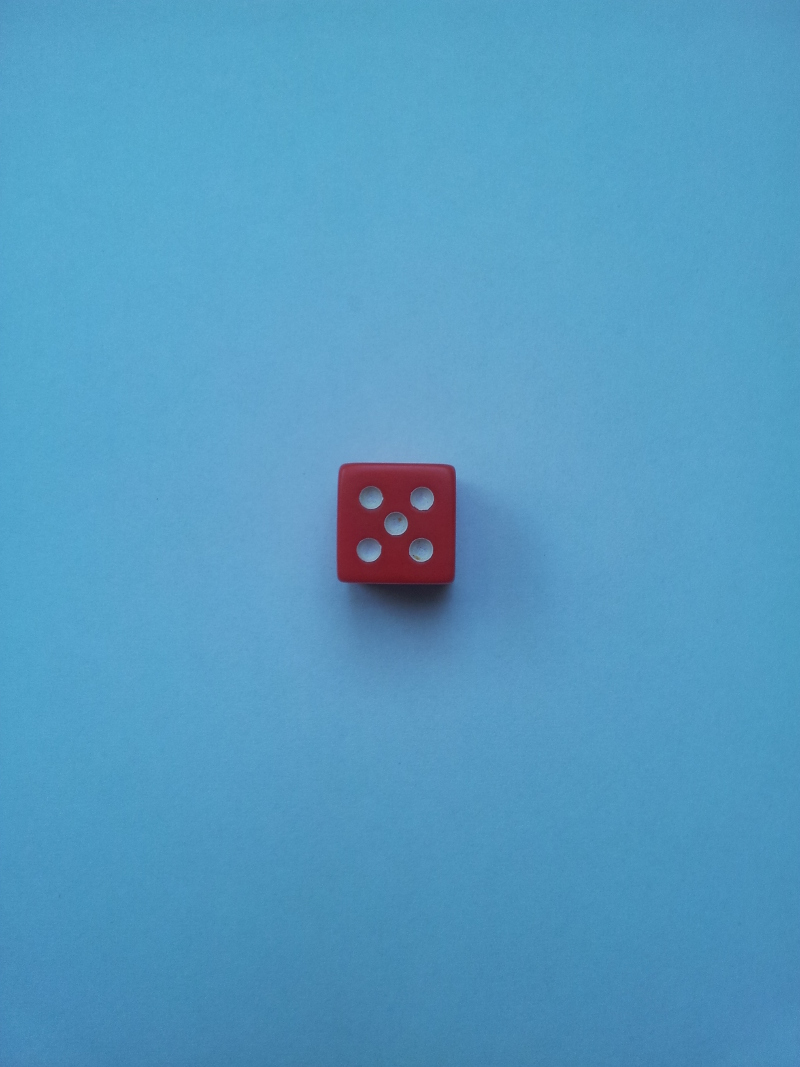
#> input picture dice.jpg, 800 x 1067 px, given in place of the camera
$ python main.py   (older library calls are emulated)
#> lines starting #> are read from the running program, lines starting #| are printed output that depends on the picture; after the words box and inside, x2 and y2 are one past the last pixel; in counts of white or black regions, pixels touching at a corner belong together
### dice_lib/dice.py
import random
from colors import bcolors


def rand(number):
#> called with number = 5
    dices = []
    for i in range(number):
        dices.append(random.randint(1,6))
    return dices

def checkPoker(diceList):
    if(len(set(diceList))==1): return True, diceList[0]
    return False, 0

def checkKareta(diceList):
    return checkCountHelper(diceList, 4)

# [5 lines left out: function checkStrit, not called in this run]

def checkThree(diceList):
    return checkCountHelper(diceList, 3)

# [13 lines left out: functions check2pair, checkFull, not called in this run]

def check1pair(diceList):
    return checkCountHelper(diceList, 2)

def checkNothing(diceList):
    return True, max(diceList)

# [27 lines left out: functions checkWinner, checkCountHelper, deleteFromList, not called in this run]

def simpleFDel(diceList, num):
    if(num<=6): return deleteFromList(diceList, num)
    else: return deleteFromList(deleteFromList(diceList, (num-(num%10))/10) , (num%10) )

def returnEmptyArray(diceList, num):
    return []

__pokerFunctions__  = [checkPoker, checkKareta, checkFull, checkStrit, checkThree, check2pair, check1pair, checkNothing]
__deleteFigures__   = [returnEmptyArray, simpleFDel, returnEmptyArray, returnEmptyArray, simpleFDel, simpleFDel, simpleFDel, simpleFDel ]

diceShow = [
    ["|     |","|x    |","|x    |", "|x   x|","|x   x|","|x   x|"],
    ["|  x  |","|     |","|  x  |", "|     |","|  x  |","|x   x|"],
    ["|     |","|    x|","|    x|", "|x   x|","|x   x|","|x   x|"]
]

def printDicesInLine(dicesList, colorStr=""):
    for i in range(3):
        print(bcolors.BOLD+colorStr+"\t\t",end="")
        for k in dicesList:
            print(diceShow[i][k-1]+"  ", end="")
        print(""+bcolors.ENDC)

### dice_img_lib/dice_find.py
#Return number of dices and list of it's values
#How many dices we must find, if 0 - any number
import time
camera = 0


import cv2
from dice_img_lib import camera as cam
from collections import defaultdict

# [14 lines left out: functions listToString, stringToList, not called in this run]


def find_dices():
    cap = cv2.VideoCapture(camera)
    cap.set(3, 640)
    cap.set(4, 480)
    map = defaultdict(lambda : 0)
    for i in range(20):
        check, klatka = cap.read()
        kostki, _ = cam.findAndDraw(klatka)
        if(len(kostki) == 0): continue
        kostki = sorted(kostki)
        newHash = listToString(kostki)
        map[newHash] += 1
#> this loop made 1 pass
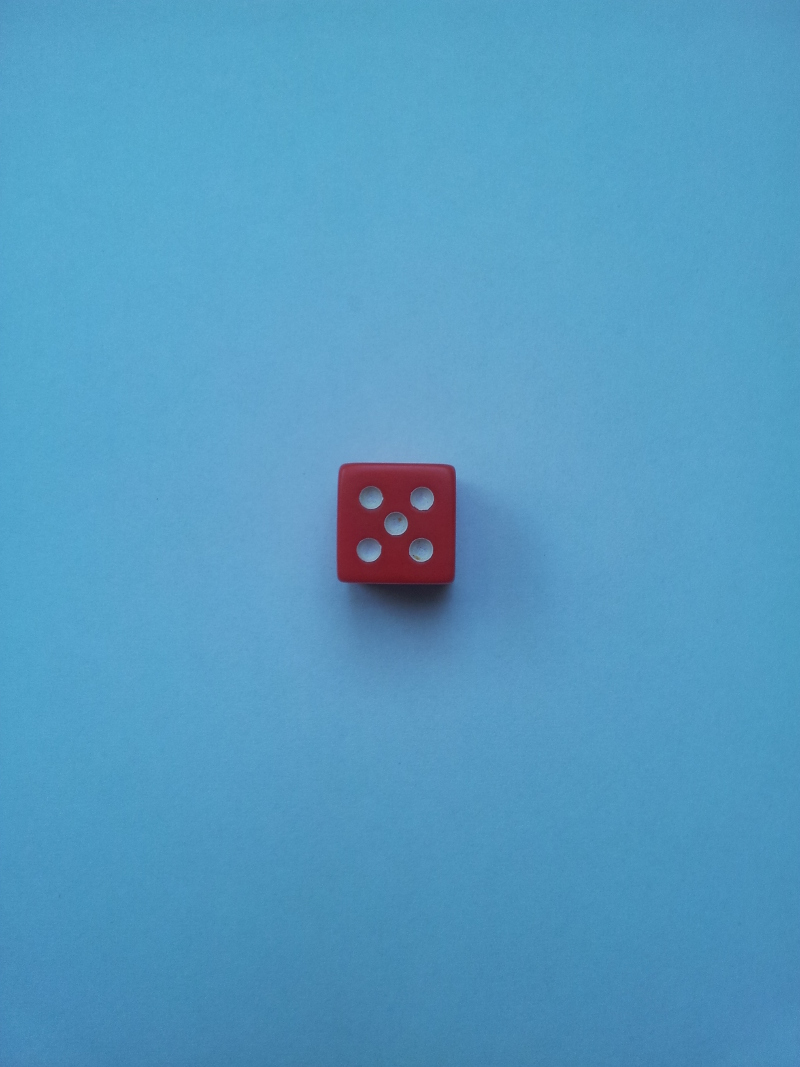
#> input picture dice.jpg, 800 x 1067 px, given in place of the camera
#> pass 1, in findAndDraw, `innerRange = cv2.inRange(img, np.array([cst.progH_min[0], cst.progS_mi..`:
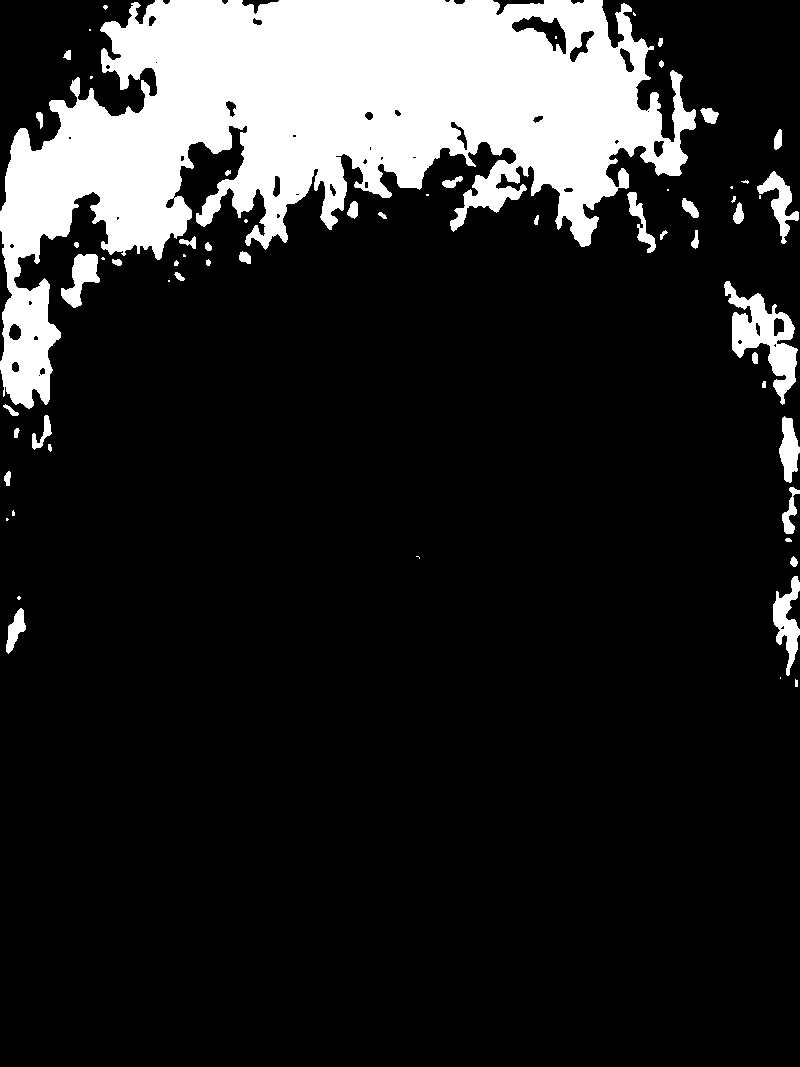
#> innerRange: shape (1067, 800); 15.3% white; 62 white regions (19 under 20 px), largest, box (x1, y1, x2, y2) and area: (0, 0, 696, 409) 119190, (724, 281, 798, 405) 3461, (773, 576, 800, 676) 1258
#> pass 1, in findAndDraw, `innerRange = cv2.morphologyEx(innerRange, cv2.MORPH_CLOSE, kernel, ite..`:
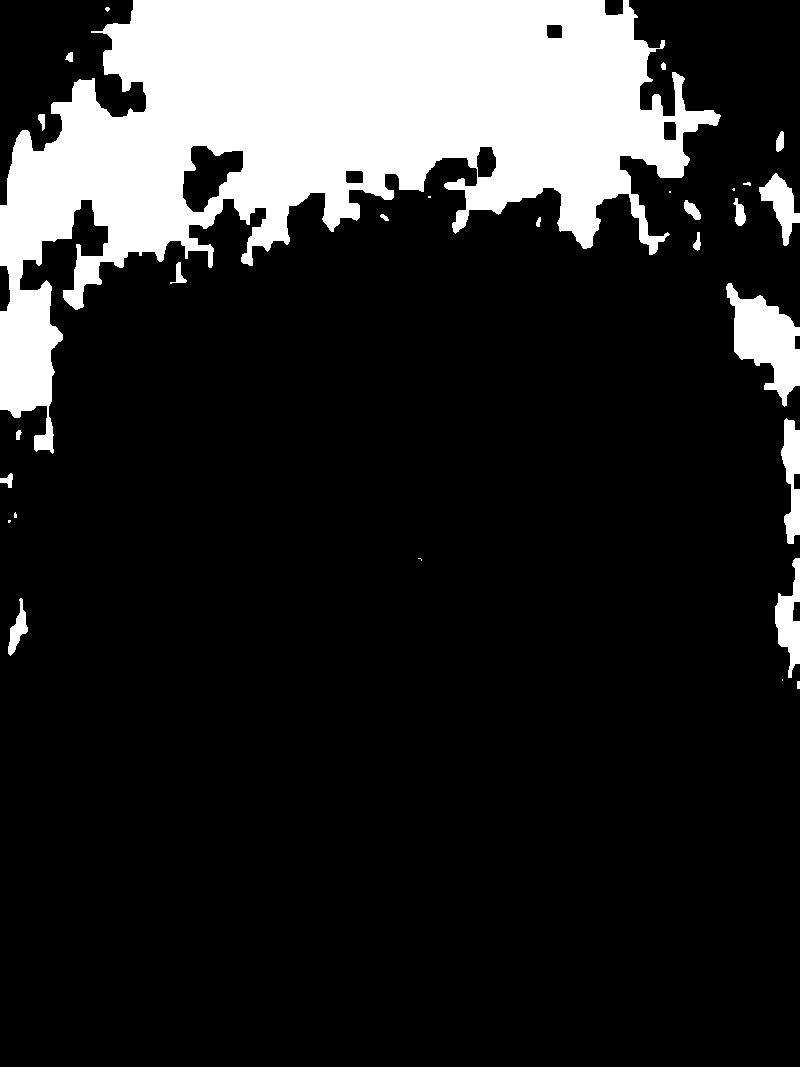
#> innerRange: shape (1067, 800); 16.9% white; 28 white regions (8 under 20 px), largest, box (x1, y1, x2, y2) and area: (0, 0, 721, 454) 133525, (726, 283, 800, 407) 4606, (775, 558, 800, 678) 1545
#> after the loop, map = 0 items
    cap.release()
    if(len(map) == 0 ): return 0,[]
    v = list(map.values())
    k = list(map.keys())
    string =  k[v.index(max(v))]
    #print(string)
    dices = stringToList(string)
    return len(dices), dices

### dice_img_lib/camera.py
import cv2
import numpy as np
from skimage.exposure import exposure
from dice_img_lib import const as cst
from dice_img_lib import blob
from dice_img_lib import test

minSquare = 35

def findSquares(image, aprox=0.1):
    image2, conturs, hierarchy = cv2.findContours(image.copy(), cv2.RETR_LIST, cv2.CHAIN_APPROX_TC89_KCOS)
    diceContours = []
    for c in conturs:
        perimeter = cv2.arcLength(c, True)
        approximation = cv2.approxPolyDP(c, aprox * perimeter, True)
        if len(approximation) >= 4:
            diceContours.append(approximation)
        else:
            approximation = cv2.approxPolyDP(c, (aprox-0.005) * perimeter, True)
            if(len(approximation) >= 4):
                diceContours.append(approximation)
    return diceContours

def getRect(contour):
    pts = contour.reshape(len(contour), 2)
    rect = np.zeros((4, 2), dtype="float32")

    pts = sorted(pts,key=lambda x: x[0])
    if pts[-1][1] > pts[-2][1]:
        rect[1] = pts[-1]
        rect[2] = pts[-2]
    else:
        rect[1] = pts[-2]
        rect[2] = pts[-1]
    if pts[0][1] > pts[1][1]:
        rect[0] = pts[0]
        rect[3] = pts[1]
    else:
        rect[0] = pts[1]
        rect[3] = pts[0]
    return rect

def getLine(point1,point2):
    deltaX = point1[0] - point2[0]
    deltaY = point1[1] - point2[1]
    if deltaX == 0:
        a = deltaY
    elif deltaY == 0:
        a = deltaX
    else:
        a = deltaY/deltaX
    b = point2[1]
    c = point2[0]
    return a,b,c

def getMiddlePoint(rect):
    a1,b1,c1 = getLine(rect[2],rect[0])
    a2,b2,c2 = getLine(rect[3],rect[1])
    x = (c1*a1 - c2*a2 + b2 - b1)/(a1 - a2)
    y = a1*(x-c1) + b1
    point = []
    point.append(x)
    point.append(y)
    return point

def perspectiveView(image,rect):
    (topLeft,topRight,bottomRight,bottomLeft) = rect
    widthBottom = np.sqrt(((bottomRight[0] - bottomLeft[0]) ** 2) + ((bottomRight[1] - bottomLeft[1]) ** 2))
    widthTop = np.sqrt(((topRight[0] - topLeft[0]) ** 2) + ((topRight[1] - topLeft[1]) ** 2))

    maxWidth = max(widthBottom,widthTop)

    heightRight = np.sqrt(((topRight[0]-bottomRight[0]) ** 2) + ((topRight[1]- bottomRight[1]) ** 2))
    heightLeft = np.sqrt(((topLeft[0]-bottomLeft[0]) ** 2) + ((topLeft[1]-bottomLeft[1]) ** 2))

    maxHeight = max(heightRight,heightLeft)
    dst = np.array([
        [0,0],
        [maxWidth -1,0],
        [maxWidth-1,maxHeight-1],
        [0, maxHeight-1]],
        dtype = "float32")
    transform = cv2.getPerspectiveTransform(rect,dst)
    warp = cv2.warpPerspective(image,transform,(int(maxWidth),int(maxHeight)))
    return warp

def findBlobs(image):
    detector = cv2.SimpleBlobDetector_create(blob.__blobSettings__)
#> (the run stopped early here; a loop or call above may not have finished)
